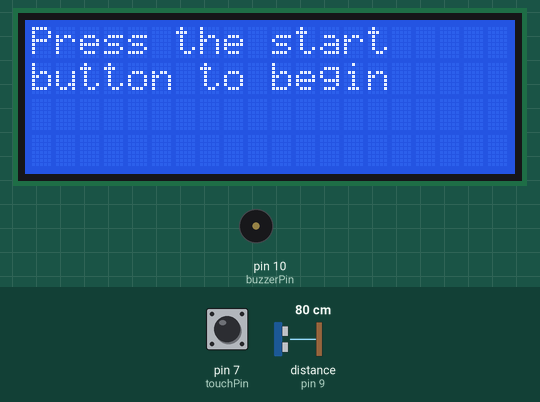
A sketch run on a simulated Arduino Uno, built with avr-gcc and run on an emulated ATmega328P. Shown: 20×4 character LCD, buzzer (waves = sounding, pin HIGH). The inputs (shaded band) are chosen by the test bench; at power-on: pin 7 (touchPin) HIGH, distance to the obstacle (sensor on pin 9) 80 cm. The echo pulse lasts 58.3 µs per cm; pins used as bus, display or sensor lines are not drawn; what the sketch prints to the serial monitor is not drawn.

Above: at 1.2 s.
1.3 s: pin 7 (touchPin) pulled LOW for 0.15 s
At 1.39 s:
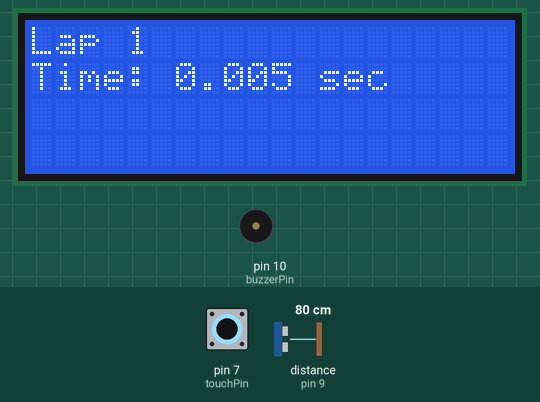
3.0 s: distance to the obstacle (sensor on pin 9) set to 4 cm
At 3.6 s:
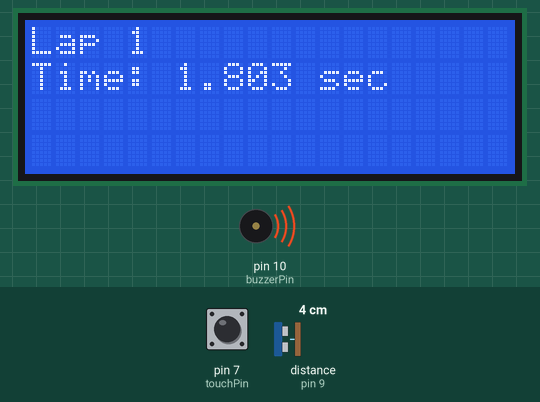
4.6 s: distance to the obstacle (sensor on pin 9) set to 2 cm
At 4.72 s:
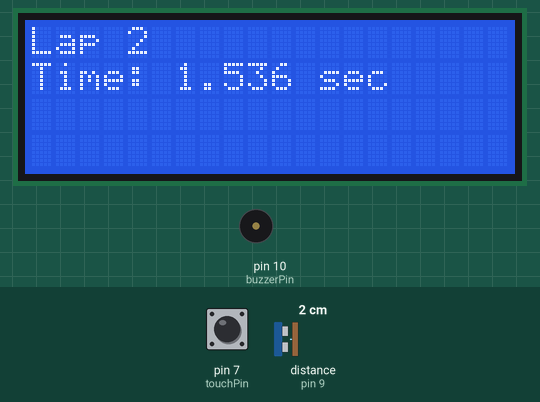
6.1 s: distance to the obstacle (sensor on pin 9) set to 18 cm
At 6.34 s:
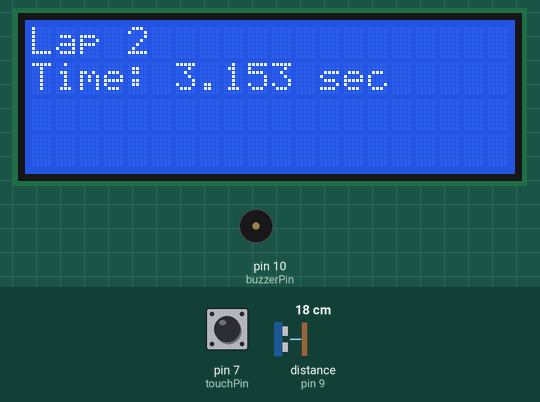
7.7 s: distance to the obstacle (sensor on pin 9) set to 60 cm
At 7.85 s:
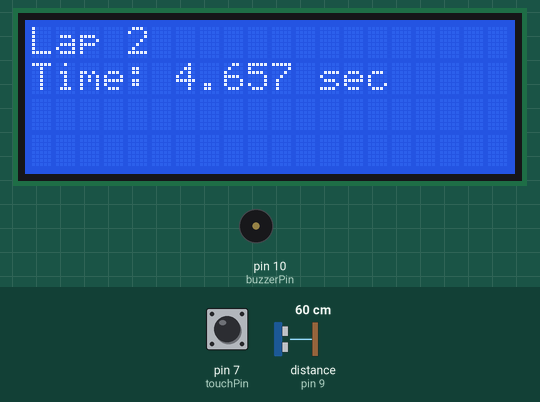
10.7 s: distance to the obstacle (sensor on pin 9) set to 120 cm
At 10.91 s:
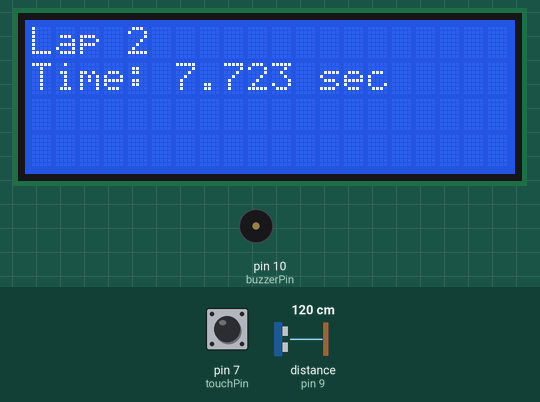
Timing chart, 0 to 13.7 s (numbered marks = the images above; inputs shaded):
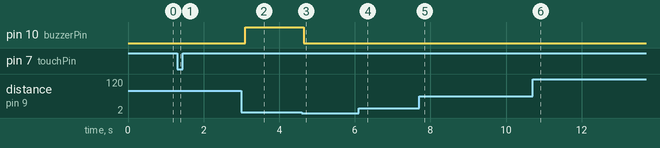

Measured:
- the behaviour switches between 3 and 2 cm on distance to the obstacle (sensor on pin 9) (found by bisection; images 2 and 3)
- after the input at 1.3 s, the display: first changes at once (image 1 shows a later state)
- after the input at 3.0 s, pin 10 (buzzerPin): LOW → HIGH after 0.11 s
- after the input at 4.6 s, pin 10 (buzzerPin): HIGH → LOW at once; the display: changes after 0.07 s (image 3)

The sketch:

comment_arduino.ino
```cpp
#include <LiquidCrystal_I2C.h>

// 各種ピン設定
#define trigapin 8  // 超音波センサーのトリガーピン（信号を送るピン）
#define ekopin 9    // 超音波センサーのエコーピン（反射音波を受け取るピン）
#define buzzerPin 10 // ブザーを接続するピン（距離測定後にブザーを鳴らすため）
#define touchPin 7   // タッチセンサーを接続するピン（スタートボタンとして使用）

// 測定に使用する変数
float keisokujikan = 0;  // 超音波が往復するのにかかった時間（秒単位）
float kyori = 0;         // 測定された距離（センチメートル単位）

// LCDディスプレイ設定（I2C接続、20x4のディスプレイ）
LiquidCrystal_I2C lcd(0x27, 20, 4);

// ストップウォッチ用の変数
unsigned long startTime;    // 計測開始時間
unsigned long lapStartTime; // 各ラップの開始時間
bool running = false;       // ストップウォッチが動作中かどうか
bool paused = false;        // 一時停止中かどうか
bool finished = false;      // 計測終了フラグ（終了時に使用）
bool startPressed = false;  // スタートボタンが押されたかどうか
const int totalLaps = 10;   // 計測するラップ数（今回は10ラップ）
float lapTimes[totalLaps];  // 各ラップの記録
int currentLap = 0;         // 現在のラップ数

// 初期設定
void setup() {
  Serial.begin(9600);  // シリアル通信の開始（デバッグ用）

  // 各ピンの設定
  pinMode(ekopin, INPUT);         // エコーピンは入力ピン（信号受け取り）
  pinMode(trigapin, OUTPUT);      // トリガーピンは出力ピン（信号送信）
  pinMode(buzzerPin, OUTPUT);     // ブザーは出力ピン
  pinMode(touchPin, INPUT_PULLUP); // タッチセンサーは入力プルアップ設定

  // LCDの初期設定
  lcd.init();                   // LCDの初期化
  lcd.backlight();              // バックライトをオン
  lcd.clear();                  // LCD画面をクリア
  lcd.setCursor(0, 0);          // カーソルを1行目の先頭に設定
  lcd.print("Press the start"); // スタートボタンを押すように表示
  lcd.setCursor(0, 1);          // カーソルを2行目の先頭に設定
  lcd.print("button to begin"); // スタートボタンを押すように表示
}

// 超音波センサーによる距離測定
float tyoonpasokutei() {
  digitalWrite(trigapin, LOW);  // トリガーピンをLOWにして、前回の信号をリセット
  delayMicroseconds(2);         // 2マイクロ秒待機して、確実にLOWの状態にする

  digitalWrite(trigapin, HIGH);  // トリガーピンをHIGHにして、超音波信号を送信
  delayMicroseconds(10);         // 10マイクロ秒間信号を送る
  digitalWrite(trigapin, LOW);   // トリガーピンを再度LOWに設定し、信号送信を終了

  keisokujikan = pulseIn(ekopin, HIGH) / 2;  // エコーピンで反射音波を受信し、往復時間を計測。往復時間を半分にする
  kyori = keisokujikan * 340 * 100 / 1000000; // 音速（340m/s）を使って距離を算出（センチメートル単位）
  return kyori;  // 測定した距離を返す
}

void loop() {
  if (!startPressed) {  // スタートボタンが押されるまで待機
    if (digitalRead(touchPin) == LOW) {  // タッチセンサーが押されたら
      startPressed = true;  // スタートボタンが押されたフラグを立てる
      lcd.clear();  // LCD画面をクリア
    }
    return;  // スタートボタンが押されるまで処理を抜ける
  }

  if (!running && !finished) {  // 計測が開始されていない、かつ計測が終了していない場合
    startTime = millis();  // 計測開始時間を現在時刻で設定
    lapStartTime = startTime;  // 最初のラップ開始時刻も設定
    running = true;  // ストップウォッチを開始
    paused = false;  // 一時停止状態を解除
    currentLap = 0;   // ラップカウントをリセット
  }

  if (running && currentLap < totalLaps) {  // 計測中で、かつまだラップ数が指定の数より少ない場合
    float sokuteikyori = tyoonpasokutei();  // 距離を測定

    // 測定された距離が2cm以上、10cm以下の場合にラップ計測を行う
    if (sokuteikyori <= 10 && sokuteikyori > 2) {
      if (!paused) {  // 一時停止中でなければ
        paused = true;  // 一時停止状態にする
        unsigned long currentTime = millis();  // 現在時刻を取得
        lapTimes[currentLap] = (currentTime - lapStartTime) / 1000.0;  // ラップタイムを秒単位で記録
        lapStartTime = currentTime;  // 新しいラップの開始時刻を設定
        digitalWrite(buzzerPin, HIGH);  // ブザーを鳴らす

        Serial.print("Lap ");
        Serial.print(currentLap + 1);  // ラップ番号を表示
        Serial.print(": ");
        Serial.print(lapTimes[currentLap], 3);  // ラップタイムを表示（小数点以下3桁）
        Serial.println(" seconds");

        lcd.clear();  // LCD画面をクリア
        lcd.setCursor(0, 0);  // カーソルを1行目に設定
        lcd.print("Lap ");
        lcd.print(currentLap + 1);  // ラップ番号を表示
        lcd.setCursor(0, 1);  // カーソルを2行目に設定
        lcd.print("Time: ");
        lcd.print(lapTimes[currentLap], 3);  // ラップタイムを表示（小数点以下3桁）
        lcd.print(" sec");

        currentLap++;  // 次のラップに進む
      }
    } else {  // 距離が10cmを超えていたり、2cm未満だった場合
      if (paused) {  // 一時停止中であれば
        paused = false;  // 一時停止状態を解除
        digitalWrite(buzzerPin, LOW);  // ブザーを止める
      }
    }

    // 一時停止中でなければ、現在の経過時間をLCDに表示
    if (!paused) {
      unsigned long elapsedTime = millis() - lapStartTime;  // 経過時間を計算
      lcd.clear();  // LCD画面をクリア
      lcd.setCursor(0, 0);  // カーソルを1行目に設定
      lcd.print("Lap ");
      lcd.print(currentLap + 1);  // 現在のラップ番号を表示
      lcd.setCursor(0, 1);  // カーソルを2行目に設定
      lcd.print("Time: ");
      lcd.print(elapsedTime / 1000.0, 3);  // 経過時間を表示（小数点以下3桁）
      lcd.print(" sec");
    }
  } else if (running && currentLap >= totalLaps) {  // すべてのラップが終了した場合
    float totalTime = 0;  // 合計時間を初期化
    for (int i = 0; i < totalLaps; i++) {  // 各ラップのタイムを合計
      totalTime += lapTimes[i];
    }
    float averageLapTime = totalTime / totalLaps;  // 平均ラップタイムを計算

    Serial.print("Average Lap Time: ");
    Serial.print(averageLapTime, 3);  // 平均ラップタイムを表示（小数点以下3桁）
    Serial.println(" seconds");

    lcd.clear();  // LCD画面をクリア
    lcd.setCursor(0, 0);  // カーソルを1行目に設定
    lcd.print("Avg Lap Time: ");
    lcd.setCursor(0, 1);  // カーソルを2行目に設定
    lcd.print(averageLapTime, 3);  // 平均ラップタイムを表示（小数点以下3桁）
    lcd.print(" sec");

    running = false;  // 計測終了
    finished = true;  // 計測完了フラグを立てる
    digitalWrite(buzzerPin, LOW);  // ブザーをオフ
  }

  delay(100);  // 次の計測まで100ミリ秒の遅延
}
```
